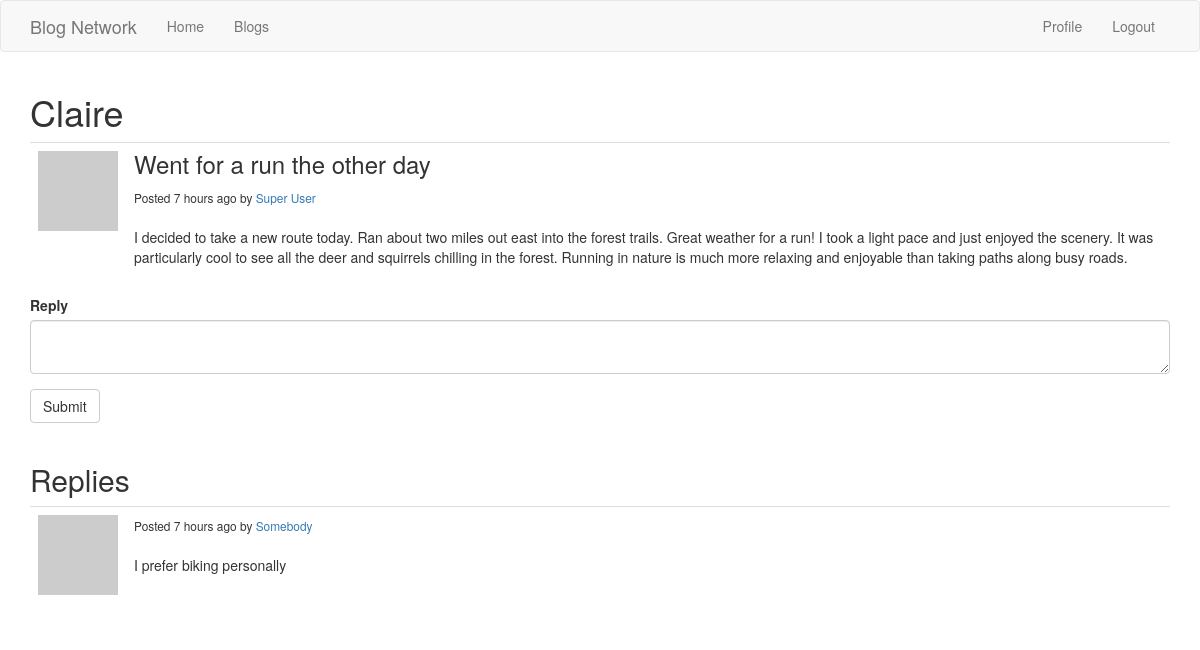
The app's page /post/4 (signed in) with its own data.
### main/models.py (models this page shows, shortened)
class User(UserMixin, db.Model):
    id = db.Column(db.Integer, primary_key=True)
    username = db.Column(db.Text(), index=True, unique=True)
    email = db.Column(db.Text(), index=True, unique=True)
    password_hash = db.Column(db.Text())
    posts = db.relationship('Post', backref='author', lazy='dynamic')
    comments = db.relationship('Comment', backref='author', lazy='dynamic')
    about_me = db.Column(db.Text())
    last_seen = db.Column(db.DateTime, default=datetime.utcnow)
    followed = db.relationship(
        'User', secondary=followers,
        primaryjoin=(followers.c.follower_id == id),
        secondaryjoin=(followers.c.followed_id == id),
        backref=db.backref('followers', lazy='dynamic'), lazy='dynamic')
    def avatar(self, size):
        digest = md5(self.email.lower().encode('utf-8')).hexdigest()
        return 'https://www.gravatar.com/avatar/{}?d=identicon&s={}'.format(
            digest, size)

class Post(db.Model):
    id = db.Column(db.Integer, primary_key=True)
    body = db.Column(db.Text())
    title = db.Column(db.Text())
    comments = db.relationship('Comment', backref='source', lazy='dynamic')
    timestamp = db.Column(db.DateTime, index=True, default=datetime.utcnow)
    user_id = db.Column(db.Integer, db.ForeignKey('user.id'))

class Comment(db.Model):
    id = db.Column(db.Integer, primary_key=True)
    body = db.Column(db.Text())
    timestamp = db.Column(db.DateTime, index=True, default=datetime.utcnow)
    user_id = db.Column(db.Integer, db.ForeignKey('user.id'))
    in_response_to = db.Column(db.Integer, db.ForeignKey('post.id'))
    dummy = db.Column(db.Integer)

### main/urls.py (the view)
@blog.route('/post/<id>', methods=['GET', 'POST'])
@login_required
def post(id):
    form = CommentForm()
    post = Post.query.filter_by(id=id).first_or_404()
    if form.validate_on_submit():
        comment = Comment(body=form.comment.data, author=current_user, source=post)
        db.session.add(comment)
        db.session.commit()
        flash('Comment successful.')
        return redirect(url_for('post', id=id))
    comments = post.comments
    return render_template('idpost.html', post=post, form=form, comments=comments)

### main/forms.py
class CommentForm(FlaskForm):
    comment = TextAreaField('Reply', validators=[
        DataRequired(), Length(min=1, max=10000)])
    submit = SubmitField('Submit')

### main/models.py (called while the page is built)
@login.user_loader
def load_user(id):
    return User.query.get(int(id))

### main/urls.py (called while the page is built)
@blog.before_request
def before_request():
    if current_user.is_authenticated:
        current_user.last_seen = datetime.utcnow()
        db.session.commit()

### main/templates/idpost.html
{% extends "base.html" %}
{% import 'bootstrap/wtf.html' as wtf %}
{% block blog_content %}
    <h1>{{ current_user.username }}</h1>
    <table class="table table-hover">
    <tr>
        <td width="70px">
            <a href="{{ url_for('user', username=post.author.username) }}">
                <img src="{{ post.author.avatar(70) }}" />
            </a>
        </td>
        <td>
            <h3 style="margin-top: 0px">{{ post.title }}</h3>
            <small>
            Posted {{ moment(post.timestamp).fromNow() }} by
            <a href="{{ url_for('user', username=post.author.username) }}">
                {{ post.author.username }}
            </a>
            </small>
            <br>
            <br>
            {{ post.body }}
        </td>
    </tr>
    </table>
    {% if form %}
    {{ wtf.quick_form(form) }}
    <br>
    {% endif %}
    <h2>Replies</h2>
    {% for comment in comments %}
    <table class="table table-hover">
        <tr>
            <td width="70px">
                <a href="{{ url_for('user', username=comment.author.username) }}">
                    <img src="{{ comment.author.avatar(70) }}" />
                </a>
            </td>
            <td>
                <small>
                    Posted {{ moment(comment.timestamp).fromNow() }} by
                <a href="{{ url_for('user', username=comment.author.username) }}">
                    {{ comment.author.username }}
               </a>
                </small>
                <br>
                <br>
                {{ comment.body }}
            </td>
        </tr>
    </table>
    {% endfor %}
{% endblock %}

### records on screen
User: username "Claire"
Post: title "Went for a run the other day", timestamp "7 hours ago", body "I decided to take a new route today. Ran about two miles out east into the forest trails. Great weather for a run! I took a light pace and just enjoyed the scenery. It was particularly cool to see all the deer and squirrels chilling in the forest. Running in nature is much more relaxing and enjoyable than taking paths along busy roads."
User: author.username "Super User"
Comment: timestamp "7 hours ago", author.username "Somebody", body "I prefer biking personally"
